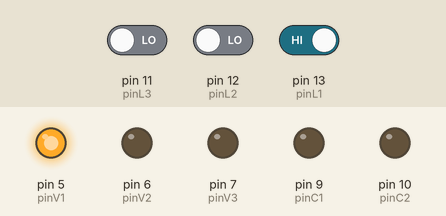
Recording of a sketch running on a simulated Arduino Uno, built with avr-gcc and run on an emulated ATmega328P. On the bench: output pins drawn as LEDs (lit = HIGH). The inputs (shaded band) are chosen by the test bench; at power-on: pin 12 (pinL2) LOW, pin 11 (pinL3) LOW, pin 13 (pinL1) HIGH.

Above: at 1.2 s.
1.3 s: pin 12 (pinL2) driven HIGH
At 2.0 s:
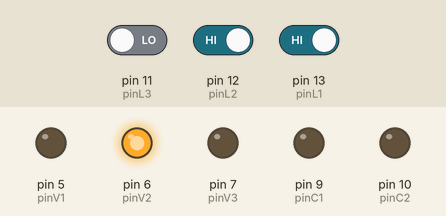
2.8 s: pin 11 (pinL3) driven HIGH
At 3.1 s:
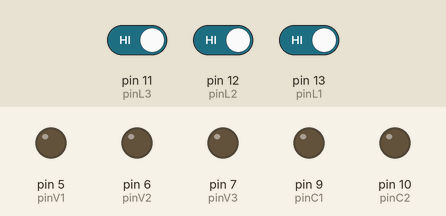
11.8 s: pin 13 (pinL1) driven LOW
At 13.2 s:
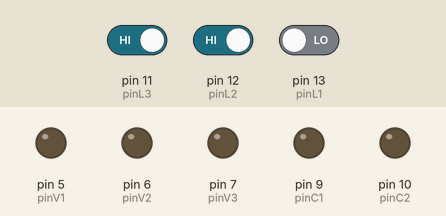
14.3 s: pin 11 (pinL3) driven LOW
At 16.3 s:
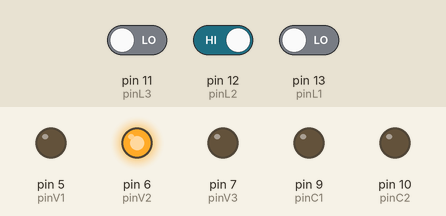
Timing chart, 0 to 17.8 s (numbered marks = the images above; inputs shaded):
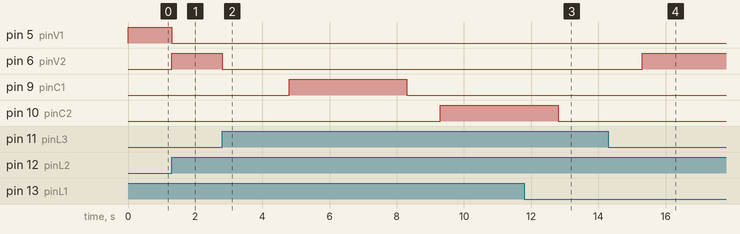

Measured:
- after the input at 1.3 s, pin 5 (pinV1): HIGH → LOW at once; pin 6 (pinV2): LOW → HIGH at once
- after the input at 2.8 s, pin 6 (pinV2): HIGH → LOW at once; pin 9 (pinC1): LOW → HIGH after 2.0 s, → LOW 3.5 s later; pin 10 (pinC2): LOW → HIGH after 6.5 s
- after the input at 11.8 s, pin 7 (pinV3): stays LOW (without the input it goes to HIGH after 1.0 s)
- after the input at 14.3 s, pin 6 (pinV2): LOW → HIGH after 1.0 s; pin 9 (pinC1): stays LOW (without the input it goes to HIGH after 3.0 s)

The sketch:

control_tanque.ino
```cpp
#define pinV1 5
#define pinV2 6
#define pinV3 7

#define pinC1 9
#define pinC2 10

#define MOTOR_REPOSO 0
#define MOTOR_HORARIO 1
#define MOTOR_ANTI 2

#define pinL1 13
#define pinL2 12
#define pinL3 11

#define t1000 1000
#define t2000 2000
#define t2500 2500
#define t3500 3500

int v1_estado;
int v2_estado;
int v3_estado;

int L1, L2, L3;

int motor_estado;

int etapa=0;

unsigned long tInicio, tiempo;

void setup(){
  pinMode(pinV1,OUTPUT);
  pinMode(pinV2,OUTPUT);
  pinMode(pinV3,OUTPUT);

  pinMode(pinC1,OUTPUT);
  pinMode(pinC2,OUTPUT);

  pinMode(pinL1,INPUT);
  pinMode(pinL2,INPUT);
  pinMode(pinL3,INPUT);


}

void loop(){
  //IPO= INPUT PROCESS OUTPUT

  //ENTRADAS
  L1 = digitalRead(pinL1);
  L2 = digitalRead(pinL2);
  L3 = digitalRead(pinL3);

  //PROCESO
  switch(etapa){
    case 0:
    //ACCIONES DE LA ETAPA
    v1_estado=HIGH;
    //TRANSICIONES DE LA ETAPA
    if(L2==HIGH){
      //ACCIONES DE LA TRANSICION
      //CAMBIO DE ETAPA
      etapa=10;
    }

    break;
    case 10:
    //ACCIONES DE LA ETAPA
    v1_estado=LOW;
	v2_estado=HIGH;
    //TRANSICIONES DE LA ETAPA
    if(L3==HIGH){
      //ACCIONES DE LA TRANSICION
      //CAMBIO DE ETAPA
      etapa=20;
    }

    break;
    case 20:
    //ACCIONES DE LA ETAPA
    v1_estado=LOW;
	v2_estado=LOW;
	tInicio=millis();
    //TRANSICIONES DE LA ETAPA

      //ACCIONES DE LA TRANSICION
      //CAMBIO DE ETAPA
      etapa=30;
    break;
    case 30:
    //ACCIONES DE LA ETAPA
    tiempo=millis()-tInicio;
    //TRANSICIONES DE LA ETAPA
    if(tiempo>=t2000){
      //ACCIONES DE LA TRANSICION
      tInicio=millis();
      //CAMBIO DE ETAPA
      etapa=40;
    }
    break;
    case 40:
    //ACCIONES DE LA ETAPA
    motor_estado=MOTOR_HORARIO;
	tiempo = millis()-tInicio;
    //TRANSICIONES DE LA ETAPA
    if(tiempo>=t3500){
      //ACCIONES DE LA TRANSICION
      tInicio=millis();
      //CAMBIO DE ETAPA
      etapa=50;
    }
    break;
    case 50:
    //ACCIONES DE LA ETAPA
    motor_estado=MOTOR_REPOSO;
	tiempo = millis()-tInicio;
    //TRANSICIONES DE LA ETAPA
    if(tiempo>=t1000){
      //ACCIONES DE LA TRANSICION
      tInicio=millis();
      //CAMBIO DE ETAPA
      etapa=60;
    }
    break;
    case 60:
    //ACCIONES DE LA ETAPA
    motor_estado=MOTOR_ANTI;
	tiempo = millis()-tInicio;
    //TRANSICIONES DE LA ETAPA
    if(tiempo>=t3500){
      //ACCIONES DE LA TRANSICION
      //CAMBIO DE ETAPA
      etapa=70;
    }
    break;
    case 70:
    //ACCIONES DE LA ETAPA
    motor_estado=MOTOR_REPOSO;
	v3_estado=HIGH;
    //TRANSICIONES DE LA ETAPA
    if(L1==LOW){
      //ACCIONES DE LA TRANSICION
      tInicio=millis();
      //CAMBIO DE ETAPA
      etapa=80;
    }
    break;
    case 80:
    //ACCIONES DE LA ETAPA
    v3_estado=LOW;
	tiempo=millis()-tInicio;
    //TRANSICIONES DE LA ETAPA
    if(tiempo>=t2500){
      //ACCIONES DE LA TRANSICION
      //CAMBIO DE ETAPA
      etapa=0;
    }
  }


  //SALIDA
  digitalWrite(pinV1,v1_estado);
  digitalWrite(pinV2,v2_estado);
  digitalWrite(pinV3,v3_estado);

  if(motor_estado==MOTOR_REPOSO){
    digitalWrite(pinC1,LOW);
    digitalWrite(pinC2,LOW);
  }else if(motor_estado==MOTOR_HORARIO){
    digitalWrite(pinC1,HIGH);
    digitalWrite(pinC2,LOW);
  }else{
    digitalWrite(pinC1,LOW);
    digitalWrite(pinC2,HIGH);
  }

}
```
